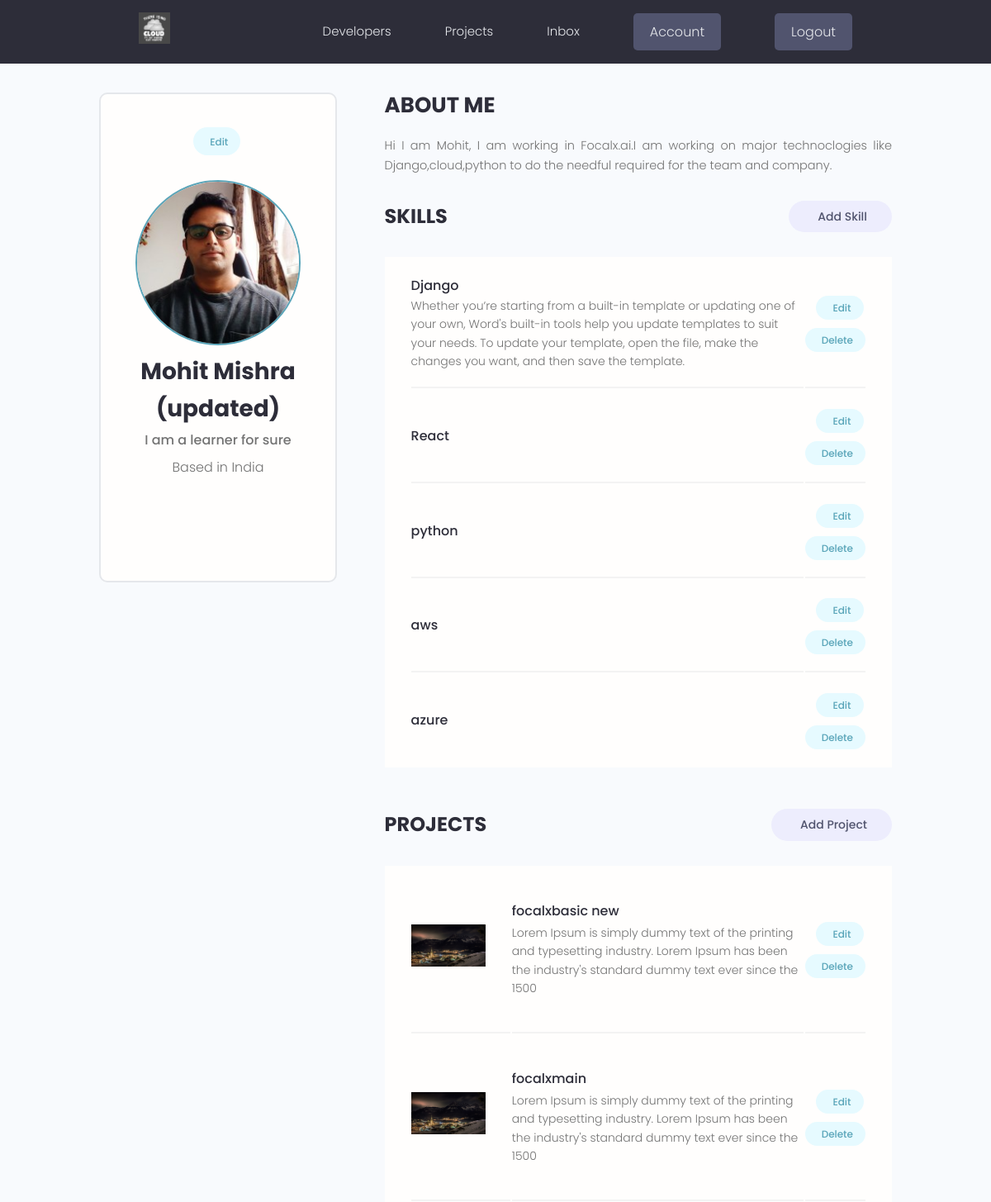
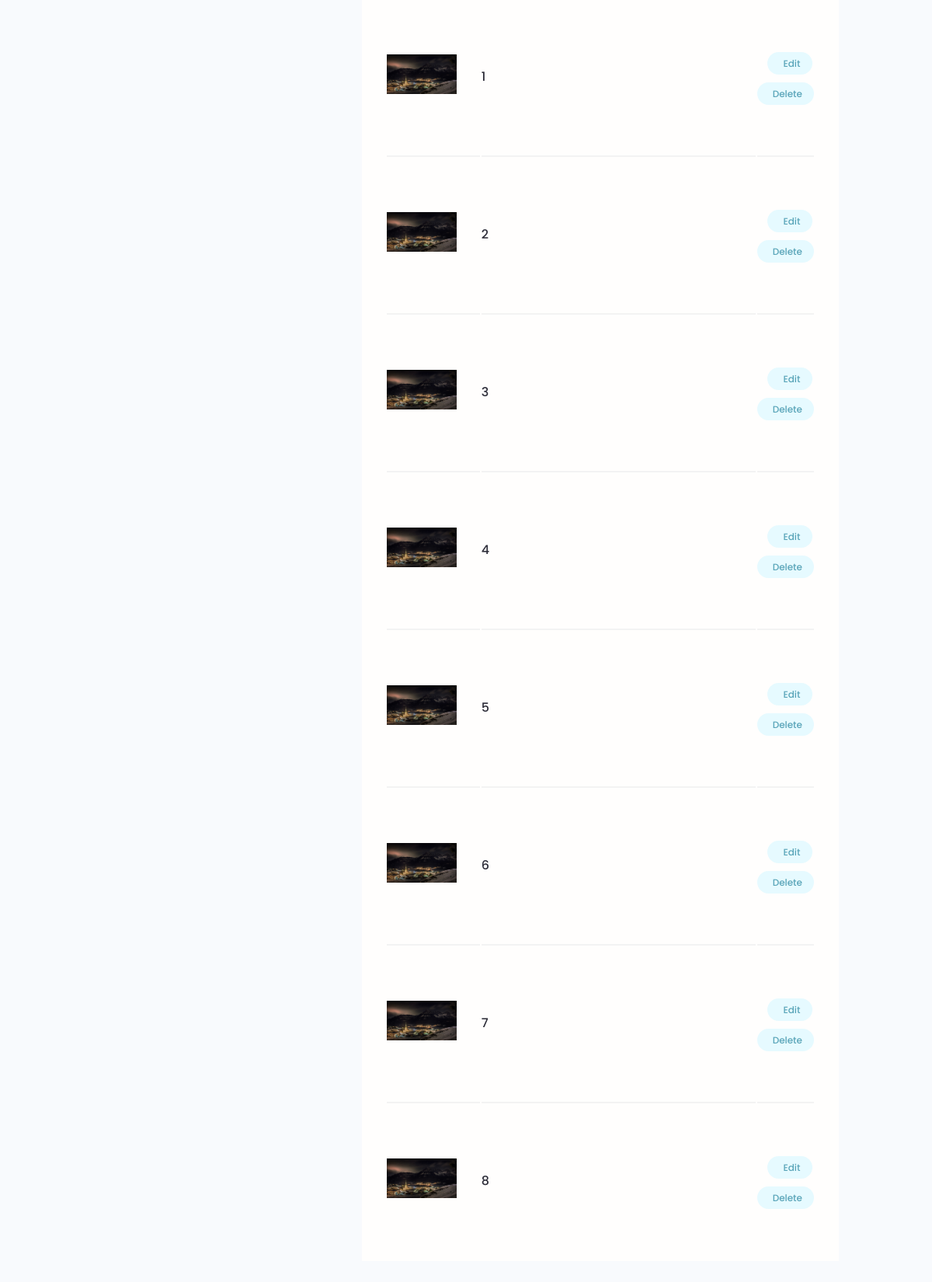
The app's page /account/ (signed in) with its own data (2 pictures, top to bottom).
### users/models.py (models this page shows, shortened)
class Profile(models.Model):
    user = models.OneToOneField(User,on_delete=models.CASCADE,null=True,blank=True)
    name = models.CharField(max_length=200,null=True,blank=True)
    location = models.CharField(max_length=200,null=True,blank=True)
    email = models.EmailField(max_length=2000,null=True,blank=True)
    username = models.CharField(max_length=200,null=True,blank=True)
    short_intro = models.CharField(max_length=200,null=True,blank=True)
    bio = models.TextField(null=True,blank=True)
    profile_image = models.ImageField(null=True,blank=True,upload_to='profiles/',default="profiles/user_default.png")
    social_github = models.CharField(max_length=200,null=True,blank=True)
    social_twitter = models.CharField(max_length=200,null=True,blank=True)
    social_linkedin = models.CharField(max_length=200,null=True,blank=True)
    social_youtube = models.CharField(max_length=200,null=True,blank=True)
    social_website = models.CharField(max_length=200,null=True,blank=True)
    created = models.DateTimeField(auto_now_add=True)
    id = models.UUIDField(default=uuid.uuid4,unique=True,primary_key=True,editable=False)

class Skill(models.Model):
    owner = models.ForeignKey(Profile,on_delete=models.CASCADE,null=True,blank=True)
    name = models.CharField(max_length=200,null=True,blank=True)
    description = models.TextField(null=True,blank=True)
    created = models.DateTimeField(auto_now_add=True)
    id = models.UUIDField(default=uuid.uuid4,unique=True,primary_key=True,editable=False)

### projects/models.py (models this page shows, shortened)
class Project(models.Model):
    owner = models.ForeignKey(Profile,null=True,blank=True,on_delete=models.SET_NULL)
    title = models.CharField(max_length=200)
    description = models.TextField(null=True,blank=True)
    featured_image = models.ImageField(null=True,blank=True,default="default.jpg")
    demo_link = models.CharField(max_length=2000,null=True,blank=True)
    source_link = models.CharField(max_length=2000,null=True,blank=True)
    tags = models.ManyToManyField('Tag',blank=True)
    vote_total = models.IntegerField(default=0,null=True,blank=True)
    vote_ratio = models.IntegerField(default=0,null=True,blank=True)
    created = models.DateTimeField(auto_now_add=True)
    id = models.UUIDField(default=uuid.uuid4,unique=True,primary_key=True,editable=False)
    class Meta:
        ordering = ['created']

### users/views.py (the view)
# urls.py: path('account/', views.userAccount,name="account"),
@login_required(login_url='login')
def userAccount(request):
    profile = request.user.profile
    skills = profile.skill_set.all()
    projects = profile.project_set.all()
    context = {'profile':profile,'skills':skills,'projects':projects}
    return render(request,'users/account.html',context)

### users/templates/users/account.html (shortened to what this page needs)
{% extends 'main.html' %}
  {% block content %}
  <main class="settingsPage profile my-md">
    <div class="container">
      <div class="layout">
        <div class="column column--1of3">
          <div class="card text-center">
            <div class="card__body dev">
              <a class="tag tag--pill tag--main settings__btn" href="{% url 'edit-account' %}"> Edit</a>
              <img class="avatar avatar--xl dev__avatar" src="{{ profile.profile_image.url }}" />
              <h2 class="dev__name">{{profile.name}}</h2>
              <p class="dev__title">{{profile.short_intro}}</p>
              <p class="dev__location">Based in {{profile.location}}</p>
              <ul class="dev__social">
              </ul>
            </div>
          </div>
        </div>
        <div class="column column--2of3">
          <div class="devInfo">
            <h3 class="devInfo__title">About Me</h3>
            <p class="devInfo__about">{{profile.bio}}</p>
          </div>
          <div class="settings">
            <h3 class="settings__title">Skills</h3>
            <a class="tag tag--pill tag--sub settings__btn tag--lg" href="{% url 'create-skill' %}"> Add Skill</a>
          </div>
          <table class="settings__table">
            {% for skill in skills %}
            <tr>
              <td class="settings__tableInfo">
                <h4>{{skill.name}}</h4>
                <p>{{skill.description}}</p>
              </td>
              <td class="settings__tableActions">
                <a class="tag tag--pill tag--main settings__btn" href="{% url 'update-skill' skill.id %}"> Edit</a>
                <a class="tag tag--pill tag--main settings__btn" href="{% url 'delete-skill' skill.id %}?next=/account">Delete</a>
              </td>
            </tr>
            {% endfor %}
          </table>
          <div class="settings">
            <h3 class="settings__title">Projects</h3>
            <a class="tag tag--pill tag--sub settings__btn tag--lg" href="{%  url 'create-project' %}"> Add Project</a>
          </div>
          <table class="settings__table">
            {% for project in projects %}
            <tr>
              <td class="settings__thumbnail">
                <a href="{% url 'project' project.id %}"><img src="{{project.featured_image.url}}" alt="Project Thumbnail" /></a>
              </td>
              <td class="settings__tableInfo">
                <a href="{% url 'project' project.id %}">{{project.title}}</a>
                <p>{{project.description|slice:"150"}}</p>
              </td>
              <td class="settings__tableActions">
                <a class="tag tag--pill tag--main settings__btn" href="{% url 'update-project' project.id %}"> Edit</a>
                <a class="tag tag--pill tag--main settings__btn" href="{% url 'delete-project' project.id %}?next=/account">
                  Delete</a>
              </td>
            </tr>
            {% endfor %}
          </table>
        </div>
      </div>
    </div>
  </main>
{% endblock %}

### static/styles/app.css (style rules this page uses)
:root { --color-sub: #2d2d39; }
.card { border: 2px solid var(--color-light); }
img { width: 100%; }
.profile .card > .dev { padding: 4rem; }
.dev__avatar { display: block; margin: auto; }
.dev__name { color: var(--color-sub); font-size: 2.8rem; font-weight: 700; margin-top: 1rem; margin-bottom: 0.5rem; }
.dev__title { font-size: 1.6rem; font-weight: 500; line-height: 1.3; }
.dev__location { margin-top: 1rem; }
.dev__social { margin: 3rem 0; list-style: none; display: flex; justify-content: center; gap: 1.5rem; }
.devInfo { margin-bottom: 3rem; }
.devInfo__title, .devInfo__subtitle { font-size: 2.6rem; color: var(--color-sub); text-transform: uppercase; font-weight: 700; margin-bottom: 1.5rem; }
.devInfo__about, .devSkill__info { font-size: 1.45rem; line-height: 1.7; text-align: justify; }
.settingsPage .dev > .settings__btn { display: inline-block; margin-bottom: 3rem; }
.settings { display: flex; justify-content: space-between; align-items: center; }
.settings__title { font-size: 2.4rem; text-transform: uppercase; font-weight: 700; color: var(--color-sub); }
.settings__table { margin-top: 3rem; margin-bottom: 5rem; padding: 0 3rem; background: var(--color-white); }
.settings__table tr { width: 100%; }
.settings__table tr > td { padding: 2rem 0; }
.settings__table tr:not(:last-child) td { border-bottom: 2px solid var(--color-white-light); }
.settings__thumbnail { width: 23%; min-width: 10rem; }
.settings__thumbnail img { padding-right: 3rem; height: 15rem; object-fit: contain; }
.settings__tableInfo { width: 100%; }
.settings__tableInfo h4, .settings__tableInfo a { padding-right: 1rem; width: auto; font-size: 1.6rem; font-weight: 500; color: var(--color-sub); }
.settings__tableInfo p { font-size: 1.4rem; }
.settings__tableActions { text-align: right; }

### static/uikit/styles/modules/_variables.css (style rules this page uses)
:root { --color-main: #5aa5b9; --color-main-light: #e6faff; --color-sub: #3f4156; --color-sub-light: #51546e; --color-sub-lighter: #ededfd; --color-text: #737373; --color-gray: #8b8b8b; --color-light: #e5e7eb; --color-light-gray: #767676; --color-bg: #f8fafd; --color-white: #fffefd; --color-white-light: #f3f3f3; --color-success: #359e64; --color-success-bg: #def8e8; --color-error: #fc4b0b; --color-error-bg: #fff2ee; --font-base: 'Poppins', arial, helvetica, 'Segoe UI', roboto, ubuntu, sans-serif; --font-monospace: 'Fira Code', 'Courier New', courier, monospace; --font-regular: 300; --font-medium: 500; --font-bold: 700; --generic-shadow: 1px 1px 5px #00000010; --generic-transition: all 0.3s ease-in-out; }

### static/uikit/styles/modules/_base.css (style rules this page uses)
* { margin: 0; padding: 0; box-sizing: border-box; text-rendering: optimizeLegibility; color: inherit; font-size: inherit; }
html { font-size: 50%; }
@media only screen and (min-width: 480px) { html { font-size: 56.25%; } }
@media only screen and (min-width: 1200px) { html { font-size: 62.5%; } }
body { line-height: 1.6; font-weight: 400; font-size: 1.5rem; color: var(--color-text); background-color: var(--color-bg); min-height: 100vh; }

### static/uikit/styles/modules/_typography.css (style rules this page uses)
* { font-family: var(--font-base); }
h2 { font-size: 3.6rem; font-weight: var(--font-bold); }
h3 { font-size: 3.2rem; font-weight: var(--font-medium); }
h4 { font-size: 2.8rem; font-weight: var(--font-medium); }
p, span, strong { font-size: 1.6rem; color: var(--color-text); font-weight: var(--font-regular); }
a { padding-bottom: 2px; text-decoration: none; display: inline-block; color: var(--color-main); font-weight: var(--font-medium); }

### static/uikit/styles/modules/_utilities.css (style rules this page uses)
.container { width: 92%; max-width: 165rem; margin: 0 auto; box-sizing: border-box; }
@media screen and (min-width: 1000px) { .container { width: 90%; } }
@media screen and (min-width: 1200px) { .container { width: 80%; } }
.text-center { text-align: center; }
.my-md { margin: 3rem auto; }

### static/uikit/styles/modules/_avatar.css (style rules this page uses)
.avatar { border-radius: 50%; border: 2px solid var(--color-main); object-fit: cover; }
.avatar--xl { height: 20rem; width: 20rem; }

### static/uikit/styles/modules/_card.css (style rules this page uses)
.card { border-radius: 1rem; background-color: var(--color-white); border: 1.5px solid var(--color-light); width: auto; height: auto; margin-top: 0.5rem; margin-bottom: 0.5rem; overflow: hidden; }
.card__body, .card__header { padding: 2rem 2.5rem; }

### static/uikit/styles/modules/_layout.css (style rules this page uses)
.layout { display: flex; flex-flow: row wrap; justify-content: space-between; }
.layout > .column { margin-bottom: 3rem; }
.layout > .column.column--1of3 { flex-basis: 30%; }
.layout > .column.column--2of3 { flex-basis: 64%; }

### records on screen
Profile: profile_image (picture), name "Mohit Mishra (updated)", short_intro "I am a learner for sure", location "India", bio "Hi I am Mohit, I am working in Focalx.ai.I am working on major technoclogies like Django,cloud,python to do the needful required for the team and company."
Skill: name "Django", description "Whether you’re starting from a built-in template or updating one of your own, Word's built-in tools help you update templates to suit your needs. To update your template, open the file, make the changes you want, and then save the template."
Skill: name "React"
Skill: name "python"
Skill: name "aws"
Skill: name "azure"
Project: featured_image (placeholder picture), title "focalxbasic new", description "Lorem Ipsum is simply dummy text of the printing and typesetting industry. Lorem Ipsum has been the industry's standard dummy text ever since the 1500"
Project: featured_image (placeholder picture), title "focalxmain", description "Lorem Ipsum is simply dummy text of the printing and typesetting industry. Lorem Ipsum has been the industry's standard dummy text ever since the 1500"
Project: featured_image (placeholder picture), title "1"
Project: featured_image (placeholder picture), title "2"
Project: featured_image (placeholder picture), title "3"
Project: featured_image (placeholder picture), title "4"
Project: featured_image (placeholder picture), title "5"
Project: featured_image (placeholder picture), title "6"
Project: featured_image (placeholder picture), title "7"
Project: featured_image (placeholder picture), title "8"
